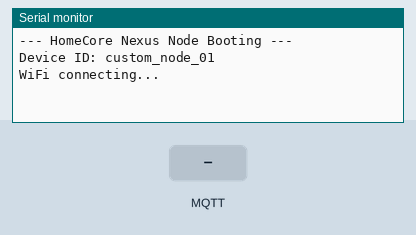
A program run on a simulated ESP8266 (NodeMCU). Shown: the last lines printed to the serial monitor. The test bench sets the inputs (shaded band). WiFi joins after 1.5 s; servers stay silent unless stated; no MQTT or app messages arrive unless stated.

Above: at 1.3 s.
1.4 s: MQTT message "discovery" arrives on the first subscribed topic
3.1 s: MQTT message "telemetry" arrives on the first subscribed topic
At 4.3 s:
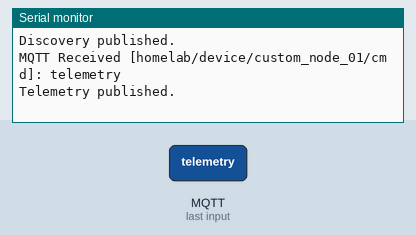
4.6 s: MQTT message "status" arrives on the first subscribed topic
At 5.5 s:
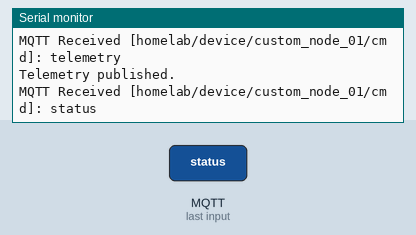
6.1 s: MQTT message "1" arrives on the first subscribed topic
At 6.7 s:
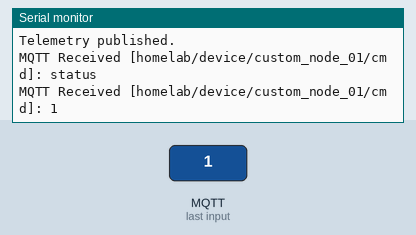
7.6 s: MQTT message "on" arrives on the first subscribed topic
At 8.8 s:
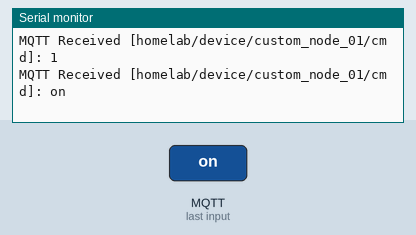
9.1 s: MQTT message "off" arrives on the first subscribed topic
At 10.2 s:
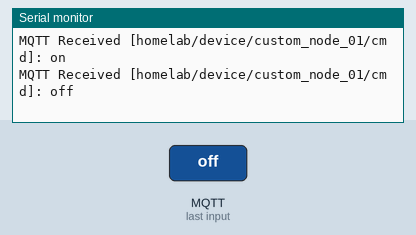

The program:

main.cpp
```cpp
#include <Arduino.h>
#include "homecore_config.h"
#include "homecore_mqtt.h"
#include "homecore_discovery.h"
#include "homecore_relay.h"
#include "homecore_sensor.h"

void on_command_received(String payload) {
    // Basic commands
    if (payload == "discovery") {
        publish_discovery();
    }
    else if (payload == "telemetry") {
        publish_telemetry();
    }
    // Relay commands
    else {
        relay_handle_command(payload);
    }
}

void setup() {
    Serial.begin(115200);
    delay(100);
    Serial.println("\n\n--- HomeCore Nexus Node Booting ---");
    Serial.print("Device ID: ");
    Serial.println(DEVICE_ID);

    relay_setup();
    sensor_setup();
    discovery_setup();
    mqtt_setup(); // Connects WiFi and MQTT
}

void loop() {
    mqtt_loop();
    discovery_loop();
    relay_loop();
    sensor_loop();
}
```

homecore_discovery.cpp
```cpp
#include "homecore_discovery.h"
#include "homecore_config.h"
#include "homecore_mqtt.h"
#include <ArduinoJson.h>
#include <ESP8266WiFi.h>

unsigned long lastDiscoveryTime = 0;
const unsigned long DISCOVERY_INTERVAL = 10 * 60 * 1000; // 10 minutes

void publish_discovery() {
    if (!mqtt_connected()) return;

    StaticJsonDocument<512> doc;
    doc["device_id"] = DEVICE_ID;
    doc["name"] = DEVICE_NAME;
    doc["type"] = DEVICE_TYPE;
    doc["platform"] = "ESP8266";
    doc["ip"] = WiFi.localIP().toString();
    doc["firmware"] = "1.0.0";

    // Parse DEVICE_CAPABILITIES string as JSON array
    StaticJsonDocument<128> capDoc;
    DeserializationError error = deserializeJson(capDoc, DEVICE_CAPABILITIES);
    if (!error) {
        doc["capabilities"] = capDoc.as<JsonArray>();
    } else {
        JsonArray caps = doc.createNestedArray("capabilities");
        caps.add("unknown");
    }

    JsonObject topics = doc.createNestedObject("topics");
    topics["cmd"] = TOPIC_CMD;
    topics["state"] = TOPIC_STATE;
    topics["status"] = TOPIC_STATUS;
    topics["telemetry"] = TOPIC_TELEMETRY;

    String payload;
    serializeJson(doc, payload);

    // Publish as retained message
    mqtt_publish(TOPIC_DISCOVERY, payload.c_str(), true);

    lastDiscoveryTime = millis();
    Serial.println("Discovery published.");
}

void discovery_setup() {
    // Initial discovery is handled by mqtt_reconnect() on connect
}

void discovery_loop() {
    unsigned long now = millis();
    if (now - lastDiscoveryTime >= DISCOVERY_INTERVAL) {
        publish_discovery();
    }
}
```

homecore_discovery.h
```cpp
#pragma once

void discovery_setup();
void discovery_loop();
void publish_discovery();
```

homecore_mqtt.cpp
```cpp
#include "homecore_mqtt.h"
#include "homecore_config.h"
#include "homecore_discovery.h"
#include <ESP8266WiFi.h>

WiFiClient espClient;
PubSubClient mqttClient(espClient);

unsigned long lastWifiAttempt = 0;
unsigned long lastMqttAttempt = 0;

void wifi_connect() {
    if (WiFi.status() == WL_CONNECTED) return;

    unsigned long now = millis();
    if (now - lastWifiAttempt < 5000 && lastWifiAttempt != 0) return;
    lastWifiAttempt = now;

    Serial.println("WiFi connecting...");
    WiFi.mode(WIFI_STA);
    WiFi.begin(WIFI_SSID, WIFI_PASSWORD);
}

void mqtt_callback(char* topic, byte* payload, unsigned int length) {
    String message;
    for (unsigned int i = 0; i < length; i++) {
        message += (char)payload[i];
    }
    message.trim();
    message.toLowerCase();

    Serial.print("MQTT Received [");
    Serial.print(topic);
    Serial.print("]: ");
    Serial.println(message);

    if (String(topic) == TOPIC_CMD) {
        on_command_received(message);
    }
}

void mqtt_reconnect() {
    if (mqttClient.connected()) return;
    if (WiFi.status() != WL_CONNECTED) return;

    unsigned long now = millis();
    if (now - lastMqttAttempt < 5000 && lastMqttAttempt != 0) return;
    lastMqttAttempt = now;

    Serial.println("MQTT connecting...");

    // Set Last Will and Testament (LWT)
    if (mqttClient.connect(DEVICE_ID, MQTT_USER, MQTT_PASS, TOPIC_STATUS, 0, true, "offline")) {
        Serial.println("MQTT connected");

        // Publish online status
        mqttClient.publish(TOPIC_STATUS, "online", true);

        // Subscribe to command topic
        mqttClient.subscribe(TOPIC_CMD);

        // Publish discovery on connect
        publish_discovery();
    } else {
        Serial.print("MQTT failed, rc=");
        Serial.println(mqttClient.state());
    }
}

void mqtt_setup() {
    mqttClient.setServer(MQTT_HOST, MQTT_PORT);
    mqttClient.setCallback(mqtt_callback);
    wifi_connect();
}

void mqtt_loop() {
    if (WiFi.status() != WL_CONNECTED) {
        wifi_connect();
    } else if (!mqttClient.connected()) {
        mqtt_reconnect();
    } else {
        mqttClient.loop();
    }
}

void mqtt_publish(const char* topic, const char* payload, bool retain) {
    if (mqttClient.connected()) {
        mqttClient.publish(topic, payload, retain);
    }
}

bool mqtt_connected() {
    return mqttClient.connected();
}
```

homecore_mqtt.h
```cpp
#pragma once
#include <Arduino.h>
#include <PubSubClient.h>

void mqtt_setup();
void mqtt_loop();
void mqtt_publish(const char* topic, const char* payload, bool retain = false);
bool mqtt_connected();

// External callback that will be defined in main.cpp to handle incoming commands
extern void on_command_received(String payload);
```

homecore_relay.cpp
```cpp
#include "homecore_relay.h"
#include "homecore_config.h"
#include "homecore_mqtt.h"

#if ENABLE_RELAY

bool isPulsing = false;
unsigned long pulseStartTime = 0;
unsigned long lastPulseCommandTime = 0;

void set_relay_state(bool on) {
    if (RELAY_ACTIVE_LOW) {
        digitalWrite(RELAY_PIN, on ? LOW : HIGH);
    } else {
        digitalWrite(RELAY_PIN, on ? HIGH : LOW);
    }
}

void relay_setup() {
    pinMode(RELAY_PIN, OUTPUT);
    set_relay_state(false); // Default OFF
}

void relay_loop() {
    if (isPulsing) {
        unsigned long now = millis();
        if (now - pulseStartTime >= PULSE_MS) {
            isPulsing = false;
            set_relay_state(false);
            mqtt_publish(TOPIC_STATE, "pulse_done");
            Serial.println("Pulse complete");
        }
    }
}

void relay_handle_command(String cmd) {
    if (cmd == "on") {
        isPulsing = false;
        set_relay_state(true);
        mqtt_publish(TOPIC_STATE, "on");
        Serial.println("Relay turned ON");
    }
    else if (cmd == "off") {
        isPulsing = false;
        set_relay_state(false);
        mqtt_publish(TOPIC_STATE, "off");
        Serial.println("Relay turned OFF");
    }
    else if (cmd == "pulse") {
        unsigned long now = millis();
        if (now - lastPulseCommandTime < PULSE_COOLDOWN_MS && lastPulseCommandTime != 0) {
            Serial.println("Pulse command ignored (cooldown)");
            return;
        }
        lastPulseCommandTime = now;

        isPulsing = true;
        pulseStartTime = now;
        set_relay_state(true);
        Serial.println("Relay pulsing...");
    }
    else if (cmd == "status") {
        // Publish current physical state based on pulsing or level
        if (isPulsing) {
            mqtt_publish(TOPIC_STATE, "pulse_active");
        } else {
            bool state = digitalRead(RELAY_PIN) == (RELAY_ACTIVE_LOW ? LOW : HIGH);
            mqtt_publish(TOPIC_STATE, state ? "on" : "off");
        }
    }
}

#else

void relay_setup() {}
void relay_loop() {}
void relay_handle_command(String cmd) {
    // If relay is disabled but we get a status request, just publish unknown or ignore
    if (cmd == "status") {
        mqtt_publish(TOPIC_STATE, "no_relay");
    }
}

#endif
```

homecore_relay.h
```cpp
#pragma once
#include <Arduino.h>

void relay_setup();
void relay_loop();
void relay_handle_command(String cmd);
```

homecore_sensor.cpp
```cpp
#include "homecore_sensor.h"
#include "homecore_config.h"
#include "homecore_mqtt.h"
#include <ArduinoJson.h>
#include <ESP8266WiFi.h>

#if ENABLE_DHT
#include <DHT.h>
DHT dht(DHT_PIN, DHT_TYPE);
#endif

unsigned long lastTelemetryTime = 0;

void sensor_setup() {
#if ENABLE_DHT
    dht.begin();
#endif
}

void publish_telemetry() {
    if (!mqtt_connected()) return;

    StaticJsonDocument<256> doc;

    // Core system telemetry
    doc["rssi"] = WiFi.RSSI();
    doc["uptime"] = millis() / 1000;
    doc["free_heap"] = ESP.getFreeHeap();

    // DHT sensor data
#if ENABLE_DHT
    float t = dht.readTemperature();
    float h = dht.readHumidity();

    if (!isnan(t)) doc["temperature"] = serialized(String(t, 1));
    if (!isnan(h)) doc["humidity"] = serialized(String(h, 1));
#endif

    // Placeholders for BME280 etc. can be added here
#if ENABLE_BME280
    // doc["temperature"] = bme.readTemperature();
    // doc["humidity"] = bme.readHumidity();
    // doc["pressure"] = bme.readPressure() / 100.0F;
#endif

    String payload;
    serializeJson(doc, payload);

    mqtt_publish(TOPIC_TELEMETRY, payload.c_str());
    lastTelemetryTime = millis();
    Serial.println("Telemetry published.");
}

void sensor_loop() {
    unsigned long now = millis();
    if (now - lastTelemetryTime >= TELEMETRY_INTERVAL_MS) {
        publish_telemetry();
    }
}
```

homecore_sensor.h
```cpp
#pragma once

void sensor_setup();
void sensor_loop();
void publish_telemetry();
```

config.example.h
```cpp
#pragma once
#include <Arduino.h>

// ==========================================
// WIFI SETTINGS
// ==========================================
#define WIFI_SSID "YOUR_WIFI_SSID"
#define WIFI_PASSWORD "YOUR_WIFI_PASSWORD"

// ==========================================
// MQTT SETTINGS
// ==========================================
#define MQTT_HOST "192.168.0.103"
#define MQTT_PORT 1883
#define MQTT_USER "mqtt_admin"
#define MQTT_PASS "YOUR_MQTT_PASSWORD"

// ==========================================
// DEVICE IDENTITY (Discovery Payload)
// ==========================================
#define DEVICE_ID "custom_node_01"
#define DEVICE_NAME "Custom Node"
#define DEVICE_TYPE "custom" // Use: relay, pc-control, sensor, button, display, light, fan, custom

// JSON array of strings for capabilities, e.g. "[\"relay\", \"pulse\", \"on\", \"off\"]" or "[\"temperature\", \"humidity\", \"rssi\"]"
#define DEVICE_CAPABILITIES "[]"

// ==========================================
// FEATURES CONFIGURATION
// ==========================================

// --- RELAY FEATURE ---
#define ENABLE_RELAY false
#define RELAY_PIN 5 // D1 on Wemos/NodeMCU
#define RELAY_ACTIVE_LOW true // Set true if relay module turns ON when pin is LOW
#define PULSE_MS 500 // Duration of the pulse command in milliseconds
#define PULSE_COOLDOWN_MS 3000 // Prevent rapid pulsing

// --- SENSOR FEATURE (DHT) ---
#define ENABLE_DHT false
#define DHT_PIN 4 // D2 on Wemos/NodeMCU
#define DHT_TYPE DHT22 // DHT11, DHT22, DHT21

// --- SENSOR FEATURE (BME280) ---
#define ENABLE_BME280 false
// BME280 uses default I2C pins (D2/SDA, D1/SCL on Wemos/NodeMCU)

// --- TELEMETRY ---
#define TELEMETRY_INTERVAL_MS 60000 // How often to publish telemetry (60s)
```

homecore_config.h
```cpp
#pragma once

// Try to include the user's config file.
// If this fails, the user hasn't copied include/config.example.h to include/config.h yet!
#include "../include/config.h"

// Define default topics based on DEVICE_ID
#define TOPIC_ROOT "homelab/device/" DEVICE_ID

#define TOPIC_CMD       TOPIC_ROOT "/cmd"
#define TOPIC_STATE     TOPIC_ROOT "/state"
#define TOPIC_STATUS    TOPIC_ROOT "/status"
#define TOPIC_TELEMETRY TOPIC_ROOT "/telemetry"

#define TOPIC_DISCOVERY "homelab/discovery"
```

Measured:
- after the input at 3.1 s, the serial monitor: prints a new line at once (image 1)
- after the input at 4.6 s, the serial monitor: prints a new line at once (image 2)
- after the input at 6.1 s, the serial monitor: prints a new line at once (image 3)
- after the input at 7.6 s, the serial monitor: prints a new line at once (image 4)
- after the input at 9.1 s, the serial monitor: prints a new line at once (image 5)
